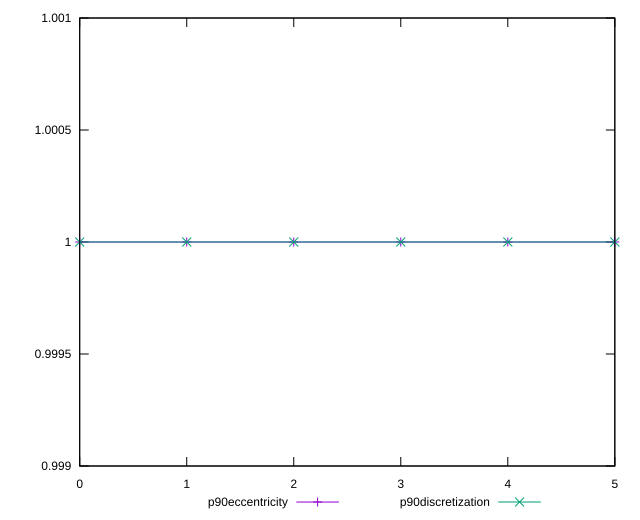

This chart was generated by the following gnuplot code:
reset

$p90Eccentricity <<EOF
0 0.9999999999999997
1 0.9999999999999996
2 0.9999999999999992
3 0.9999999999999997
4 1.0000000000000002
5 1.0000000000000009
EOF

$p90Discretization <<EOF
0 1
1 1
2 1
3 1
4 1
5 1
EOF

set key outside below
set xrange [0:5]
set yrange [0.9989999999999992:1.0010000000000008]
set trange [0.9989999999999992:1.0010000000000008]
set terminal svg size 640, 520 enhanced background rgb 'white'
set output "reprap/speed-index/progression/eccentricity.svg"

plot $p90Eccentricity title "p90eccentricity" with linespoints, \
     $p90Discretization title "p90discretization" with linespoints

reset
